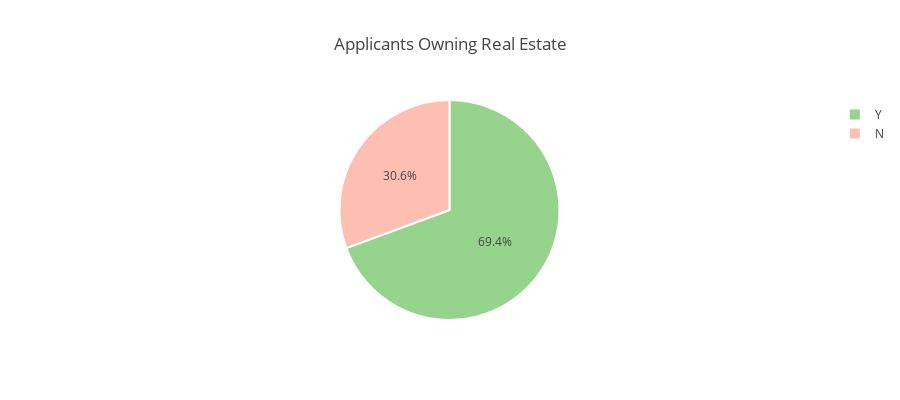
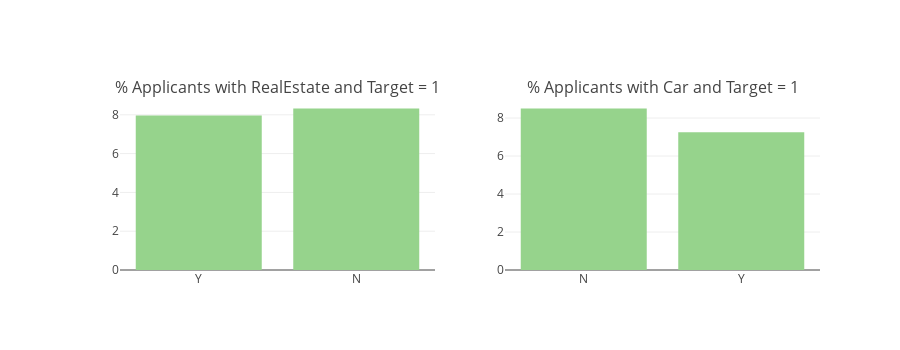

Source (notebook cell) for these figures, in order:
### Code cell
## real estate 
t = app_train['FLAG_OWN_REALTY'].value_counts()
labels = t.index
values = t.values
colors = ['#96D38C','#FEBFB3']
trace = go.Pie(labels=labels, values=values,

               textfont=dict(size=12),
               marker=dict(colors=colors,
                           line=dict(color='#fff', width=2)))
layout = go.Layout(title='Applicants Owning Real Estate', height=400)
fig = go.Figure(data=[trace], layout=layout)
iplot(fig)


tr1, tr2 = gp('FLAG_OWN_REALTY', 'Applicants Owning Real Estate wrt Target Variable')
tr3, tr4 = gp('FLAG_OWN_CAR', 'Applicants Owning Car wrt Target Variable')
fig = tools.make_subplots(rows=1, cols=2, print_grid=False, 
                          subplot_titles = ["% Applicants with RealEstate and Target = 1", "% Applicants with Car and Target = 1"])
fig.append_trace(tr1, 1, 1);
fig.append_trace(tr3, 1, 2);
fig['layout'].update(height=350, showlegend=False, margin=dict(l=120));
iplot(fig);

### Figure 1 — Plotly figure (JSON) as saved in the notebook; plotly's stock layout.template omitted (floating-point values rounded to 4 significant figures)
{"data": [{"labels": ["Y", "N"], "marker": {"colors": ["#96D38C", "#FEBFB3"], "line": {"color": "#fff", "width": 2}}, "textfont": {"size": 12}, "type": "pie", "uid": "976abd6f-2140-4fc6-a345-4335dab35fff", "values": [213312, 94199]}], "layout": {"height": 400, "title": {"text": "Applicants Owning Real Estate"}}}

### Figure 2 — Plotly figure (JSON) as saved in the notebook; plotly's stock layout.template omitted (floating-point values rounded to 4 significant figures)
{"data": [{"marker": {"color": "#96D38C"}, "name": "Target : 1", "type": "bar", "uid": "aa1be397-7289-4c98-a8f5-ee9e16664906", "x": ["Y", "N"], "xaxis": "x", "y": [7.962, 8.325], "yaxis": "y"}, {"marker": {"color": "#96D38C"}, "name": "Target : 1", "type": "bar", "uid": "ee091008-f15e-4840-9757-381baf034ffe", "x": ["N", "Y"], "xaxis": "x2", "y": [8.5, 7.244], "yaxis": "y2"}], "layout": {"annotations": [{"font": {"size": 16}, "showarrow": false, "text": "% Applicants with RealEstate and Target = 1", "x": 0.225, "xanchor": "center", "xref": "paper", "y": 1, "yanchor": "bottom", "yref": "paper"}, {"font": {"size": 16}, "showarrow": false, "text": "% Applicants with Car and Target = 1", "x": 0.775, "xanchor": "center", "xref": "paper", "y": 1, "yanchor": "bottom", "yref": "paper"}], "height": 350, "margin": {"l": 120}, "showlegend": false, "xaxis": {"anchor": "y", "domain": [0, 0.45]}, "xaxis2": {"anchor": "y2", "domain": [0.55, 1]}, "yaxis": {"anchor": "x", "domain": [0, 1]}, "yaxis2": {"anchor": "x2", "domain": [0, 1]}}}
